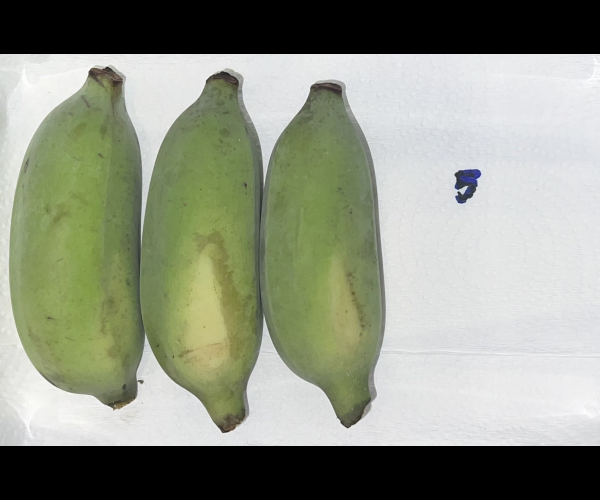
#> input picture img/img-out/1_transparent.png, 600 x 500 px, given in place of 1.jpg, which was not available
$ python removebg.py
#> lines starting #> are read from the running program, lines starting #| are printed output that depends on the picture; after the words box and inside, x2 and y2 are one past the last pixel; in counts of white or black regions, pixels touching at a corner belong together
import cv2
import numpy as np
import os

def remove_white_background(input_path, output_path,
                            sat_thresh=40,
                            val_thresh=180,
                            kernel_size=5):

#> called with input_path = 'img/1.jpg', output_path = 'img/img-out/1_transparent.png', sat_thresh = 40, val_thresh = 180, kernel_size = 5
    image = cv2.imread(input_path)
#> image is the input picture: shape (500, 600, 3); mean B, G, R 131.9, 148.2, 143.1
    if image is None:
        print(f"Failed to load: {input_path}")
        return

    # Convert once
    hsv = cv2.cvtColor(image, cv2.COLOR_BGR2HSV)
#> hsv: shape (500, 600, 3); mean H, S, V 47.8, 31.4, 148.9

    # White mask using OpenCV (faster than numpy boolean)
    lower_white = np.array([0, 0, val_thresh])
    upper_white = np.array([179, sat_thresh, 255])
    white_mask = cv2.inRange(hsv, lower_white, upper_white)
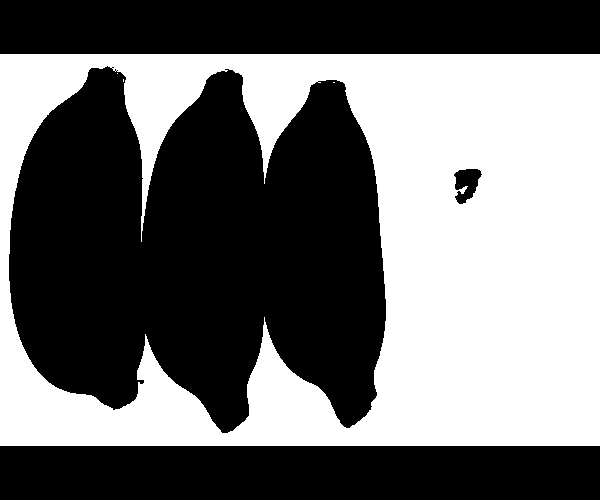
#> white_mask: shape (500, 600); 44.3% white; 4 white regions (3 under 20 px), largest, box (x1, y1, x2, y2) and area: (0, 54, 600, 446) 132798

    # Invert mask → keep foreground
    foreground_mask = cv2.bitwise_not(white_mask)

    # Morphology clean (open + close)
    kernel = cv2.getStructuringElement(cv2.MORPH_ELLIPSE,
                                       (kernel_size, kernel_size))
    foreground_mask = cv2.morphologyEx(foreground_mask, cv2.MORPH_OPEN, kernel)
#> foreground_mask: shape (500, 600); 55.7% white; 1 black region, box (x1, y1, x2, y2) and area: (0, 54, 600, 446) 132896
    foreground_mask = cv2.morphologyEx(foreground_mask, cv2.MORPH_CLOSE, kernel)
#> foreground_mask: shape (500, 600); 55.8% white; 1 black region, box (x1, y1, x2, y2) and area: (0, 54, 600, 446) 132691

    # Convert to BGRA
    bgra = cv2.cvtColor(image, cv2.COLOR_BGR2BGRA)

    # Assign alpha directly
    bgra[:, :, 3] = foreground_mask

    cv2.imwrite(output_path, bgra)
    print(f"Saved: {output_path}")


# --- Batch processing ---
input_folder = "img"
for i in range(1, 9):
    remove_white_background(
        os.path.join(input_folder, f"{i}.jpg"),
        os.path.join(input_folder, f"img-out/{i}_transparent.png")
    )
#> pass 2 of the loop `for i in range(1, 9):`:
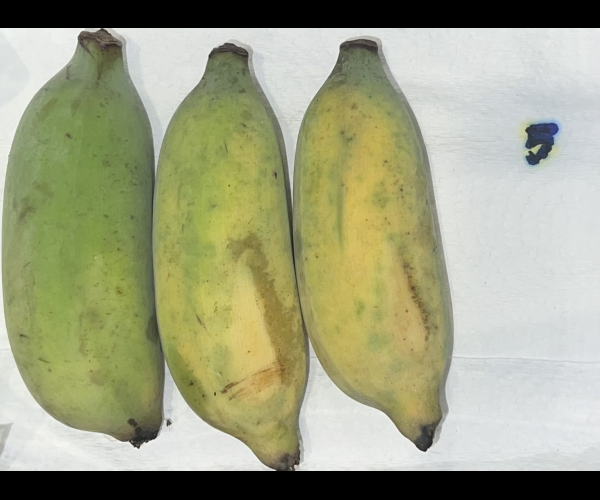
#> input picture img/img-out/2_transparent.png, 600 x 500 px, given in place of 2.jpg, which was not available
#> in remove_white_background, image is the input picture: shape (500, 600, 3); mean B, G, R 131, 161.8, 159.3
#> hsv: shape (500, 600, 3); mean H, S, V 44.5, 53.7, 164.1
#> in remove_white_background (call 2), `white_mask = cv2.inRange(hsv, lower_white, upper_white)`:
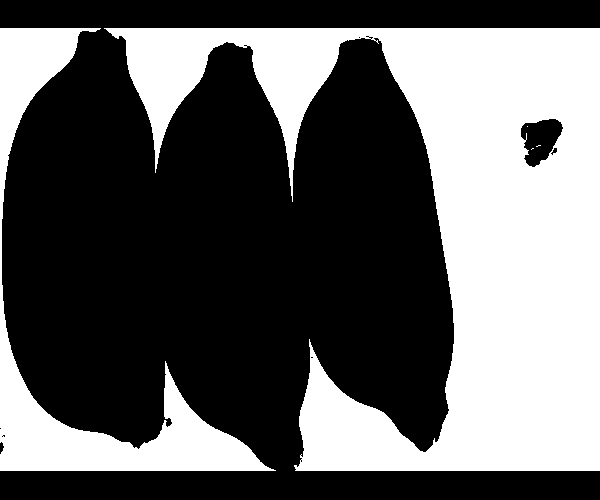
#> white_mask: shape (500, 600); 38.8% white; 5 white regions (3 under 20 px), largest, box (x1, y1, x2, y2) and area: (104, 28, 600, 471) 96362, (0, 28, 276, 471) 19973
#> in remove_white_background (call 2), `foreground_mask = cv2.morphologyEx(foreground_mask, cv2.MORPH_CLOSE, k..`:
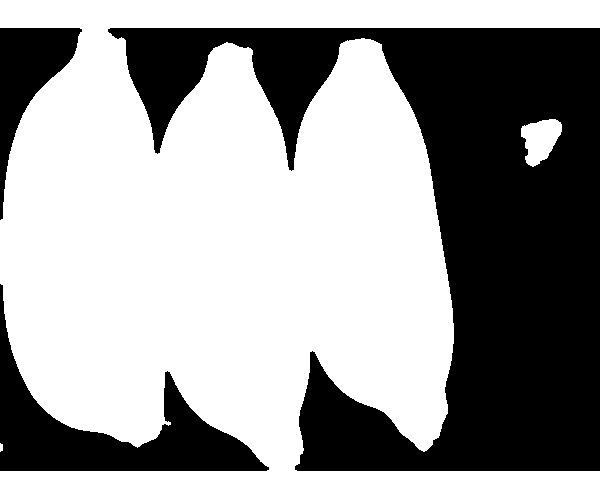
#> foreground_mask: shape (500, 600); 61.3% white; 3 black regions, box (x1, y1, x2, y2) and area: (108, 28, 600, 471) 96291, (0, 284, 269, 471) 13941, (0, 28, 82, 220) 5829
